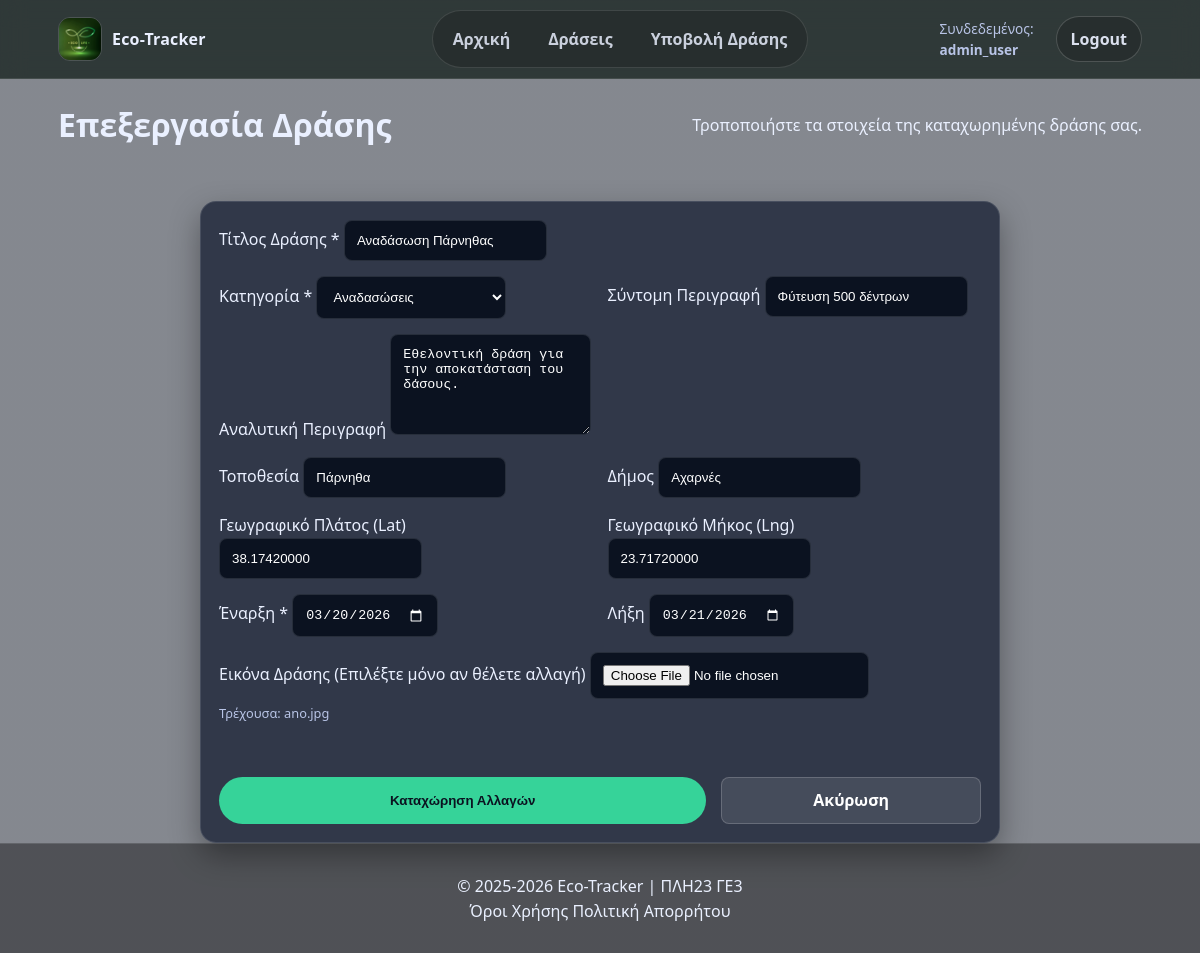
Page /edit_action.php?id=1 (signed in) on the committed database.
### tables this page shows
CREATE TABLE `actions` (
  `id` int(11) NOT NULL,
  `user_id` int(11) NOT NULL,
  `category_id` int(11) NOT NULL,
  `title` varchar(255) NOT NULL,
  `subtitle` varchar(255) DEFAULT NULL,
  `description` text DEFAULT NULL,
  `location_name` varchar(255) DEFAULT NULL,
  `municipality` varchar(100) DEFAULT NULL,
  `lat` decimal(10,8) DEFAULT NULL,
  `lng` decimal(11,8) DEFAULT NULL,
  `start_date` date NOT NULL,
  `end_date` date DEFAULT NULL,
  `image_path` varchar(255) DEFAULT 'default.png',
  `created_at` timestamp NOT NULL DEFAULT current_timestamp()
);

CREATE TABLE `categories` (
  `id` int(11) NOT NULL,
  `name` varchar(100) NOT NULL
);

### edit_action.php (the view, shortened to what this page needs)
<?php
include('db_connect.php');
include('header.php');
$action_id = (int)$_GET['id'];
$stmt = $pdo->prepare("SELECT * FROM actions WHERE id = ?");
$stmt->execute([$action_id]);
$action = $stmt->fetch();
$categories = $pdo->query("SELECT * FROM categories")->fetchAll();
?>
<main id="main" class="container">
    <div class="page-head">
        <h1>Επεξεργασία Δράσης</h1>
        <p>Τροποποιήστε τα στοιχεία της καταχωρημένης δράσης σας.</p>
    </div>
    <section class="card card-pad" style="max-width: 800px; margin: 0 auto;">
        <form action="edit_action.php?id=<?php echo $action_id; ?>" method="post" enctype="multipart/form-data">
            <div class="field">
                <label for="title">Τίτλος Δράσης *</label>
                <input type="text" id="title" name="title" required value="<?php echo htmlspecialchars($action['title']); ?>">
            </div>
            <div class="form-row">
                <div class="field">
                    <label for="category_id">Κατηγορία *</label>
                    <select id="category_id" name="category_id" required>
                        <?php foreach($categories as $cat): ?>
                            <option value="<?php echo $cat['id']; ?>" <?php echo ($cat['id'] == $action['category_id']) ? 'selected' : ''; ?>>
                                <?php echo htmlspecialchars($cat['name']); ?>
                            </option>
                        <?php endforeach; ?>
                    </select>
                </div>
                <div class="field">
                    <label for="subtitle">Σύντομη Περιγραφή</label>
                    <input type="text" id="subtitle" name="subtitle" value="<?php echo htmlspecialchars($action['subtitle']); ?>">
                </div>
            </div>
            <div class="field">
                <label for="description">Αναλυτική Περιγραφή</label>
                <textarea id="description" name="description" rows="5"><?php echo htmlspecialchars($action['description']); ?></textarea>
            </div>
            <div class="form-row">
                <div class="field">
                    <label for="location_name">Τοποθεσία</label>
                    <input type="text" id="location_name" name="location_name" value="<?php echo htmlspecialchars($action['location_name']); ?>">
                </div>
                <div class="field">
                    <label for="municipality">Δήμος</label>
                    <input type="text" id="municipality" name="municipality" value="<?php echo htmlspecialchars($action['municipality']); ?>">
                </div>
            </div>
            <div class="form-row">
                <div class="field">
                    <label for="lat">Γεωγραφικό Πλάτος (Lat)</label>
                    <input type="number" step="any" id="lat" name="lat" value="<?php echo $action['lat']; ?>">
                </div>
                <div class="field">
                    <label for="lng">Γεωγραφικό Μήκος (Lng)</label>
                    <input type="number" step="any" id="lng" name="lng" value="<?php echo $action['lng']; ?>">
                </div>
            </div>
            <div class="form-row">
                <div class="field">
                    <label for="start_date">Έναρξη *</label>
                    <input type="date" id="start_date" name="start_date" required value="<?php echo $action['start_date']; ?>">
                </div>
                <div class="field">
                    <label for="end_date">Λήξη</label>
                    <input type="date" id="end_date" name="end_date" value="<?php echo $action['end_date']; ?>">
                </div>
            </div>
            <div class="field">
                <label for="image">Εικόνα Δράσης (Επιλέξτε μόνο αν θέλετε αλλαγή)</label>
                <input type="file" id="image" name="image" accept="image/*">
                <?php if($action['image_path']): ?>
                    <p style="font-size: 0.8em; margin-top: 5px; color: var(--muted);">Τρέχουσα: <?php echo $action['image_path']; ?></p>
                <?php endif; ?>
            </div>
            <div style="display: flex; gap: 15px; margin-top: 25px;">
                <button type="submit" class="btn btn-primary" style="flex: 2;">Καταχώρηση Αλλαγών</button>
                <a href="action.php?id=<?php echo $action_id; ?>" class="btn" style="flex: 1; text-align: center; background: rgba(255,255,255,0.1); display: flex; align-items: center; justify-content: center; text-decoration: none; color: white; border-radius: 8px;">Ακύρωση</a>
            </div>
        </form>
    </section>
</main>
<?php include('footer.php'); ?>

### assets/css/style.css (style rules this page uses)
:root { --bg: #0b1220; --card: #111a2e; --card2: #0f1a33; --text: #eaf0ff; --muted: #b8c4e6; --brand: #36d399; --brand2: #22c55e; --danger: #ff5c7a; --border: rgba(234, 240, 255, 0.12); --shadow: 0 12px 30px rgba(0, 0, 0, .35); --radius: 16px; --max: 1120px; --focus: 0 0 0 3px rgba(54, 211, 153, 0.25); --glass-bg: rgba(17, 26, 46, .20); --glass-bg-2: rgba(255, 255, 255, .08); --glass-border: rgba(255, 255, 255, .18); --glass-blur: 25px; }
input[type="date"] { color-scheme: dark; }
* { box-sizing: border-box; }
html, body { height: 100%; }
body { margin: 0; font-family: system-ui, -apple-system, Segoe UI, Roboto, Arial, sans-serif; background: linear-gradient(rgba(11, 18, 32, 0.5), rgba(11, 18, 32, 0.5)), url("../img/bg.jpg") no-repeat center center fixed; background-size: cover; color: var(--text); line-height: 1.55; }
a { color: inherit; text-decoration: none; }
.container { max-width: var(--max); margin: 0 auto; padding: 0 18px; }
main { min-height: calc(100vh - 78px - 88px); padding: 24px 0 40px; }
.btn { display: inline-flex; align-items: center; justify-content: center; padding: 10px 14px; border-radius: 999px; border: 1px solid rgba(255, 255, 255, .18); background: rgba(0, 0, 0, .18); color: rgba(234, 240, 255, .92); font-weight: 750; cursor: pointer; transition: 0.2s; }
.btn-primary { background: var(--brand); color: #0b1220; border: none; }
.card { background: rgba(17, 26, 46, .72); border: 1px solid var(--border); border-radius: var(--radius); box-shadow: var(--shadow); }
.card-pad { padding: 18px; }
.page-head { display: flex; align-items: center; justify-content: space-between; margin-bottom: 30px; }
form { display: grid; gap: 15px; }
.form-row { display: grid; grid-template-columns: 1fr 1fr; gap: 15px; }
input, select, textarea { padding: 12px; border-radius: 8px; border: 1px solid var(--border); background: #0b1220; color: #fff; }

### rows in the picture
actions: title "Αναδάσωση Πάρνηθας", category_id "Αναδασώσεις", subtitle "Φύτευση 500 δέντρων", description "Εθελοντική δράση για την αποκατάσταση του δάσους.", location_name "Πάρνηθα", municipality "Αχαρνές", lat "38.17420000", lng "23.71720000", start_date "03/20/2026", end_date "03/21/2026", image_path "ano.jpg"

### other values in the picture
$_SESSION['username'] "admin_user"
